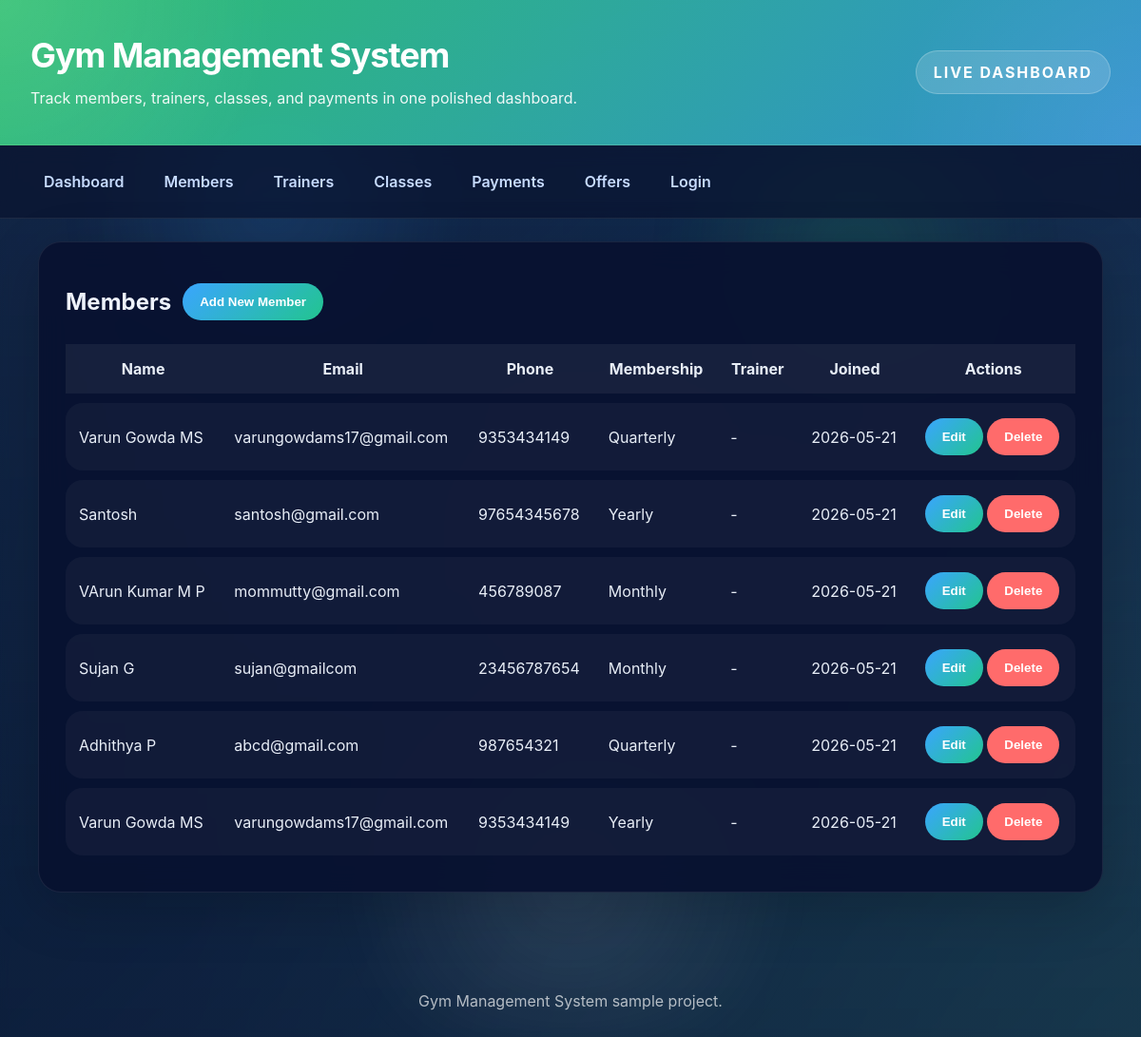
The app's page /members, older data.
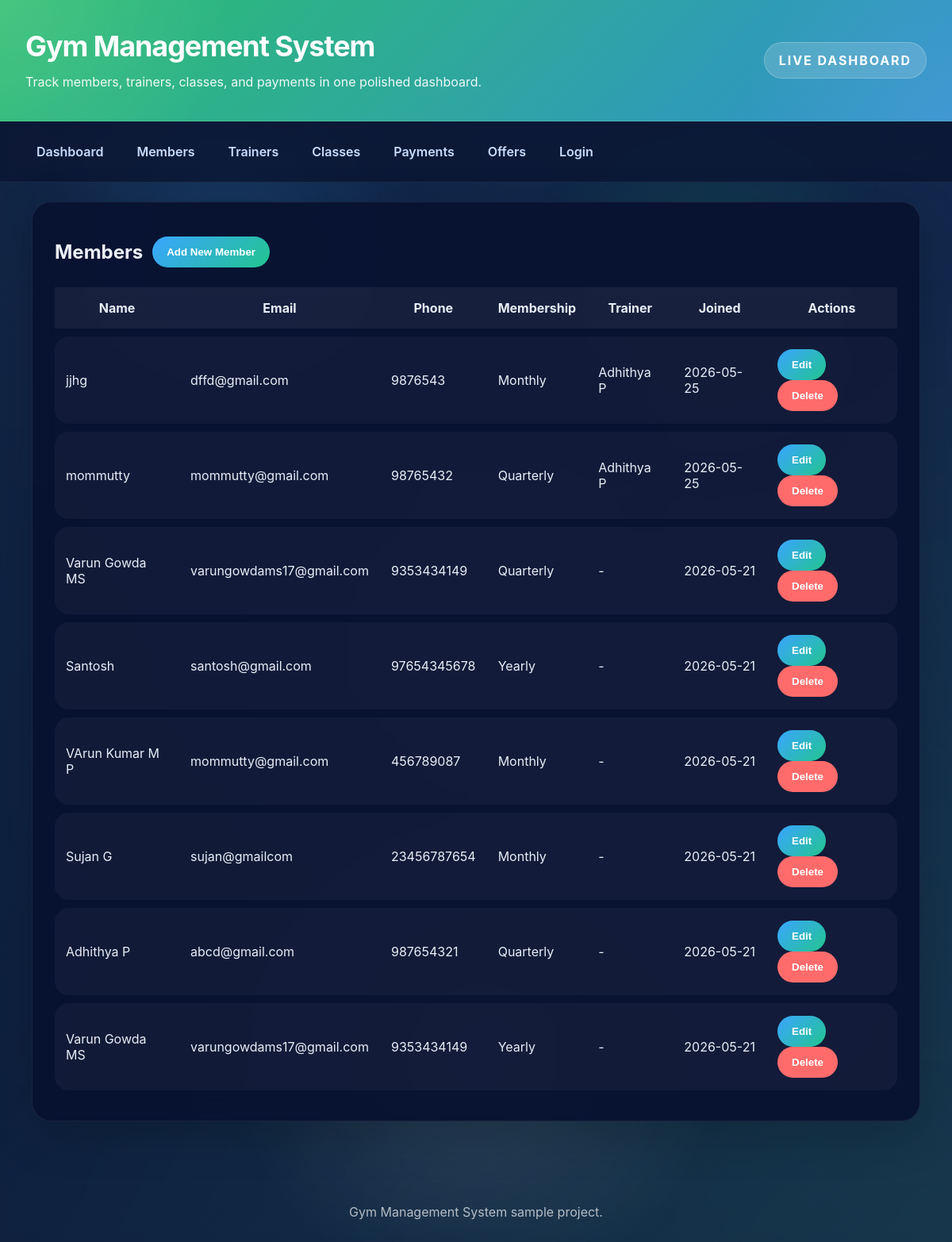
The same page, newer data.
### tables this page shows
CREATE TABLE members (
    id INTEGER PRIMARY KEY AUTOINCREMENT,
    name TEXT NOT NULL,
    email TEXT NOT NULL,
    phone TEXT NOT NULL,
    membership_type TEXT NOT NULL,
    join_date TEXT NOT NULL DEFAULT (date('now'))
, trainer_id INTEGER);

CREATE TABLE trainers (
    id INTEGER PRIMARY KEY AUTOINCREMENT,
    name TEXT NOT NULL,
    specialty TEXT NOT NULL,
    phone TEXT NOT NULL,
    hire_date TEXT NOT NULL DEFAULT (date('now'))
);

### app.py (the view)
@app.route("/members")
def members():
    conn = get_db_connection()
    members = conn.execute(
        "SELECT members.*, trainers.name AS trainer_name "
        "FROM members "
        "LEFT JOIN trainers ON members.trainer_id = trainers.id "
        "ORDER BY members.id DESC"
    ).fetchall()
    conn.close()
    return render_template("members.html", members=members)

### app.py (called while the page is built)
def get_db_connection():
    conn = sqlite3.connect(DATABASE)
    conn.row_factory = sqlite3.Row
    return conn

### templates/members.html
{% extends 'base.html' %}
{% block content %}
<div class="card">
  <div class="form-actions">
    <h2>Members</h2>
    <a href="{{ url_for('add_member') }}"><button>Add New Member</button></a>
  </div>
  <table>
    <thead>
      <tr>
        <th>Name</th>
        <th>Email</th>
        <th>Phone</th>
        <th>Membership</th>
        <th>Trainer</th>
        <th>Joined</th>
        <th>Actions</th>
      </tr>
    </thead>
    <tbody>
      {% for member in members %}
      <tr>
        <td>{{ member.name }}</td>
        <td>{{ member.email }}</td>
        <td>{{ member.phone }}</td>
        <td>{{ member.membership_type }}</td>
        <td>{{ member.trainer_name or '-' }}</td>
        <td>{{ member.join_date }}</td>
        <td>
          <a href="{{ url_for('edit_member', id=member.id) }}"><button>Edit</button></a>
          <form action="{{ url_for('delete_member', id=member.id) }}" method="post" style="display:inline;">
            <button type="submit" class="delete-button">Delete</button>
          </form>
        </td>
      </tr>
      {% endfor %}
    </tbody>
  </table>
</div>
{% endblock %}

### templates/base.html (shortened to what this page needs)
<!DOCTYPE html>
<html lang="en">
  <head>
    <link rel="stylesheet" href="{{ url_for('static', filename='css/style.css') }}" />
  </head>
  <body>
    <div class="video-background-container">
    </div>
    <header class="site-header">
      <div class="header-inner">
        <div>
          <h1>Gym Management System</h1>
          <p>Track members, trainers, classes, and payments in one polished dashboard.</p>
        </div>
        <div class="header-badge">Live Dashboard</div>
      </div>
    </header>
    <nav class="site-nav">
      <a href="{{ url_for('index') }}">Dashboard</a>
      <a href="{{ url_for('members') }}">Members</a>
      <a href="{{ url_for('trainers') }}">Trainers</a>
      <a href="{{ url_for('classes') }}">Classes</a>
      <a href="{{ url_for('payments') }}">Payments</a>
      <a href="{{ url_for('offers') }}">Offers</a>
      {% if session.get('user_id') %}
      <a href="{{ url_for('logout') }}">Logout</a>
      {% else %}
      <a href="{{ url_for('login') }}">Login</a>
      {% endif %}
    </nav>
    <main>
      {% block content %}{% endblock %}
    </main>
    <footer>
      Gym Management System sample project.
    </footer>
  </body>
</html>

### static/css/style.css (style rules this page uses)
body { font-family: Inter, system-ui, -apple-system, BlinkMacSystemFont, "Segoe UI", sans-serif; background: radial-gradient(circle at top left, rgba(52, 152, 219, 0.16), transparent 28%), radial-gradient(circle at bottom right, rgba(46, 204, 113, 0.16), transparent 28%), linear-gradient(135deg, #0d1536 0%, #102b55 42%, #1f3d70 100%); background-size: 220% 220%, 220% 220%, auto; background-position: 0% 0%, 100% 100%, 50% 50%; color: #eef2fb; min-height: 100vh; margin: 0; padding: 0; overflow-x: hidden; animation: bgShift 30s ease infinite; }
body::before { content: ""; position: fixed; inset: 0; background: radial-gradient(circle at center, rgba(255, 255, 255, 0.04), transparent 28%); pointer-events: none; opacity: 0.8; animation: pulseGlow 10s ease-in-out infinite; }
body::after { content: ""; position: fixed; inset: 0; background: radial-gradient(circle at 24% 20%, rgba(58, 163, 255, 0.18), transparent 16%), radial-gradient(circle at 75% 24%, rgba(46, 204, 113, 0.18), transparent 16%), radial-gradient(circle at 50% 85%, rgba(255, 255, 255, 0.12), transparent 22%); pointer-events: none; filter: blur(36px); opacity: 0.9; animation: floatBackground 18s ease-in-out infinite alternate; }
.video-background-container { position: fixed; inset: 0; z-index: 0; overflow: hidden; pointer-events: none; }
.site-header, .site-nav, main, footer { position: relative; z-index: 2; }
.site-header { position: relative; overflow: hidden; background: linear-gradient(135deg, rgba(46, 204, 113, 0.92), rgba(52, 152, 219, 0.92)); color: white; padding: 36px 32px; border-bottom: 1px solid rgba(255, 255, 255, 0.14); }
.site-header::after { content: ""; position: absolute; inset: 0; background-image: radial-gradient(circle at top left, rgba(255, 255, 255, 0.12), transparent 24%), radial-gradient(circle at bottom right, rgba(255, 255, 255, 0.08), transparent 22%); pointer-events: none; }
.header-inner { position: relative; display: flex; flex-wrap: wrap; justify-content: space-between; align-items: center; gap: 16px; }
.site-header h1 { margin: 0; font-size: clamp(2rem, 3vw, 3rem); letter-spacing: -0.03em; }
.site-header p { margin: 10px 0 0; max-width: 650px; line-height: 1.65; color: rgba(255, 255, 255, 0.92); }
.header-badge { background: rgba(255, 255, 255, 0.16); border: 1px solid rgba(255, 255, 255, 0.22); padding: 12px 18px; border-radius: 999px; color: #fff; font-weight: 700; text-transform: uppercase; letter-spacing: 0.12em; }
.site-nav { display: flex; flex-wrap: wrap; gap: 14px; padding: 18px 32px; background: rgba(10, 20, 48, 0.72); backdrop-filter: blur(10px); border-bottom: 1px solid rgba(255, 255, 255, 0.08); }
.site-nav a { color: #c8dcff; text-decoration: none; font-weight: 600; padding: 10px 14px; border-radius: 999px; transition: all 180ms ease; }
main { max-width: 1120px; margin: 24px auto; padding: 0 24px 32px; }
.card { background: rgba(8, 18, 48, 0.94); border: 1px solid rgba(255, 255, 255, 0.08); border-radius: 24px; box-shadow: 0 16px 60px rgba(0, 0, 0, 0.2); padding: 28px; margin-bottom: 24px; backdrop-filter: blur(16px); animation: floatIn 0.9s ease both; }
button, input[type="submit"] { background: linear-gradient(135deg, #3aa5ff, #22c58f); color: white; border: none; padding: 12px 18px; border-radius: 999px; cursor: pointer; font-weight: 700; transition: transform 180ms ease, box-shadow 180ms ease; }
table { width: 100%; border-collapse: separate; border-spacing: 0 10px; }
table thead { background: rgba(255, 255, 255, 0.06); }
table th, table td { padding: 16px 14px; border: none; color: #e8eef7; }
table tbody tr { background: rgba(255, 255, 255, 0.04); border-radius: 18px; }
table tbody tr td:first-child, table tbody tr th:first-child { border-top-left-radius: 18px; border-bottom-left-radius: 18px; }
table tbody tr td:last-child, table tbody tr th:last-child { border-top-right-radius: 18px; border-bottom-right-radius: 18px; }
.form-actions { display: flex; flex-wrap: wrap; justify-content: flex-start; gap: 12px; align-items: center; }
.delete-button { background: #ff6b6b; }
footer { text-align: center; padding: 24px 0 30px; color: rgba(255, 255, 255, 0.68); }

Row changes from the older to the newer data that the page shows:
added members: name "jjhg", email "dffd@gmail.com", phone "9876543", membership_type "Monthly", name "Adhithya P", join_date "2026-05-25"
added members: name "mommutty", email "mommutty@gmail.com", phone "98765432", membership_type "Quarterly", name "Adhithya P", join_date "2026-05-25"
